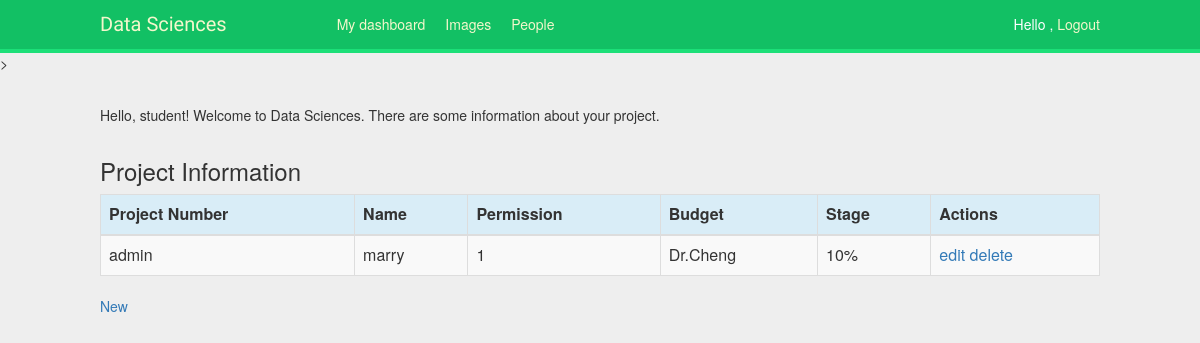
The page /admin_access/ (signed in) on the database as committed earlier.
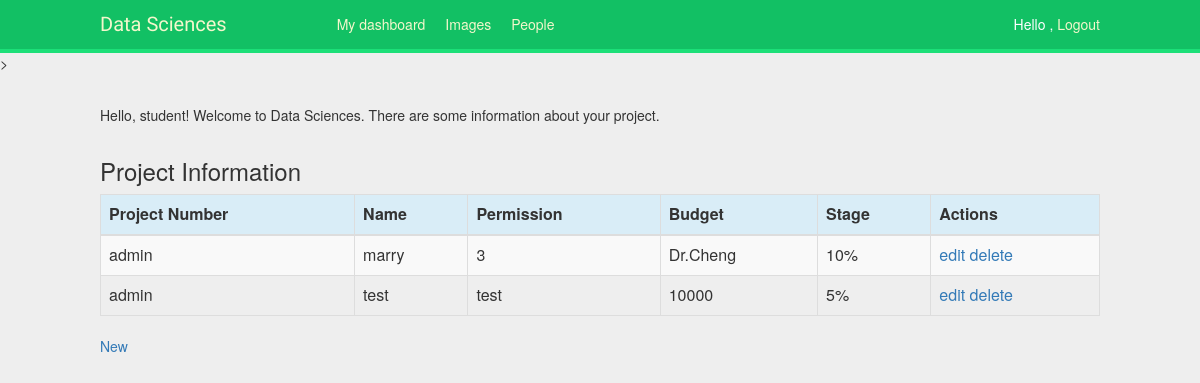
The same page on the database as committed later.
### admin_access/models.py (models this page shows, shortened)
class Project(models.Model):
    project_id = models.ForeignKey(settings.AUTH_USER_MODEL, on_delete=models.CASCADE)
    name = models.CharField(max_length=50)
    permission = models.CharField (max_length=50)
    budget = models.CharField(max_length=200)
    stage = models.CharField(max_length=50)

### admin_access/views.py (the view)
# urls.py: path('', views.admin_list, name='aa_list'),
@login_required
def admin_list(request, template_name='admin_access/aa_list.html'):
    if request.user.is_superuser:
        project = Project.objects.all()
    else:
        project = Project.objects.filter(user=request.user)
    data = {}
    data['object_list'] = project
    return render(request, template_name, data)

### admin_access/templates/admin_access/aa_list.html (shortened to what this page needs)
{% extends "base.html" %}
{% block content %}
<head>
     <link rel="stylesheet" href="https://maxcdn.bootstrapcdn.com/bootstrap/3.3.4/css/bootstrap.min.css">
</head>
<body>
<p>Hello, student! Welcome to Data Sciences. There are some information about your project.</p>
<div class="row">
        <h3 style="padding-left: 15Px">Project Information</h3>
</div>
<table class="table table-striped table-bordered table-hover">
    <thead>
    <tr class="bg-info">
        <th>Project Number</th>
        <th>Name</th>
        <th>Permission</th>
        <th>Budget</th>
        <th>Stage</th>
        <th>Actions</th>
    </tr>
    </thead>
    <tbody>
    {% for project in object_list %}
    <tr>
        <td>{{ project.project_id }}</td>
        <td>{{ project.name }}</td>
        <td>{{ project.permission }}</td>
        <td>{{ project.budget }}</td>
        <td>{{ project.stage }}</td>
        <td><a href="{% url 'admin_access:project_edit' project.id %}">edit</a>
        <a href="{% url 'admin_access:project_delete' project.id %}">delete</a></td>
    </tr>
    {% endfor %}
    </tbody>
</table>
<a href="{% url 'admin_access:project_new' %}">New</a>
</body>
{% endblock %}

Rows that differ between the two databases and show on the page:
changed Project "marry": permission "1" → "3"
added Project: project_id "admin", name "test", permission "test", budget "10000", stage "5%"
